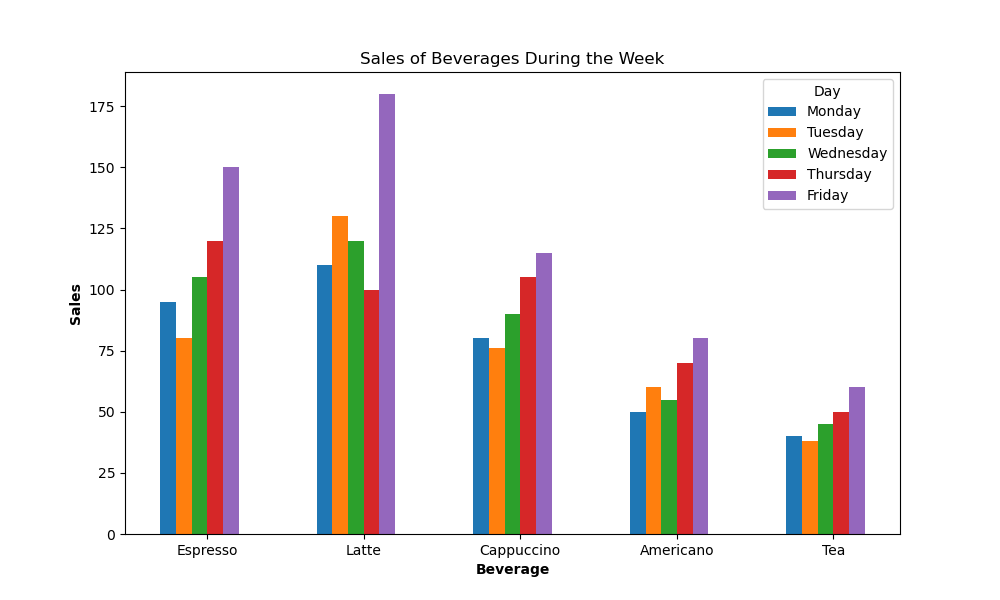

Source code (Python):

import matplotlib.pyplot as plt
import numpy as np

# Provided table data
data = [
    {'Beverage': 'Espresso', 'Monday': 95, 'Tuesday': 80, 'Wednesday': 105, 'Thursday': 120, 'Friday': 150},
    {'Beverage': 'Latte', 'Monday': 110, 'Tuesday': 130, 'Wednesday': 120, 'Thursday': 100, 'Friday': 180},
    {'Beverage': 'Cappuccino', 'Monday': 80, 'Tuesday': 76, 'Wednesday': 90, 'Thursday': 105, 'Friday': 115},
    {'Beverage': 'Americano', 'Monday': 50, 'Tuesday': 60, 'Wednesday': 55, 'Thursday': 70, 'Friday': 80},
    {'Beverage': 'Tea', 'Monday': 40, 'Tuesday': 38, 'Wednesday': 45, 'Thursday': 50, 'Friday': 60}
]

# Extract data for the plot
beverages = [d['Beverage'] for d in data]
days = ['Monday', 'Tuesday', 'Wednesday', 'Thursday', 'Friday']
sales_data = {day: [d[day] for d in data] for day in days}

# Number of bars
n_bars = len(sales_data)
bar_width = 0.1
index = np.arange(len(beverages))

# Prepare the figure
fig, ax = plt.subplots(figsize=(10,6))

# Create bars for each day
for i, (day, sales) in enumerate(sales_data.items()):
    ax.bar(index + i * bar_width, sales, bar_width, label=day)

# Format the chart
ax.set_xlabel('Beverage', fontweight='bold')
ax.set_ylabel('Sales', fontweight='bold')
ax.set_title('Sales of Beverages During the Week')
ax.set_xticks(index + bar_width * (n_bars / 2))
ax.set_xticklabels(beverages)
ax.legend(title="Day")

# Display the plot
plt.show()
